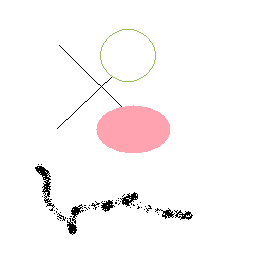
%> input picture odevzdani/skupina_Jehlicka_Chroma_Sedivy/uloha1/Image2.bmp, 256 x 256 px
$ octave jpg_compression_YGEI_U1_Chroma_Jehlicka_Sedivy.m   (GNU Octave 9; MATLAB toolbox functions it lacks are replaced by stand-ins)
%> lines starting %> are read from the running program, lines starting %| are printed output that depends on the picture; in (x1, y1, x2, y2) boxes, pixels count from 0 and x2, y2 are one past the last pixel; in counts of white or black regions, pixels touching at a corner belong together; the program's own positions count from 1
% Image JPEG Compression and Decompression
% YGEI 2023, uloha 1, Jehlicka, Chroma, Sedivy
clc
clear

%%%%%%%%%%%%%%%
compression_factor = 10;
%%%%%%%%%%%%%%%


% Load and display the input image
input_image = imread('image2.bmp');
%> input_image is the input picture: size 256x256x3 uint8; mean R, G, B 250.7, 246.9, 247.3
imshow(input_image,[0 80]);
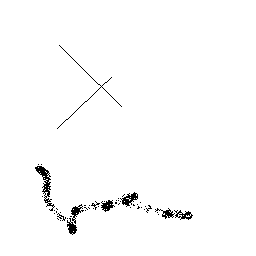
%> displayed picture: size 256x256x3, on the screen's scale of 0 to 255; 98.4% white; black in thin lines or dots, all inside (x1, y1, x2, y2) = (35, 45, 193, 235)

% Separate RGB
R = double(input_image(:,:,1));
G = double(input_image(:,:,2));
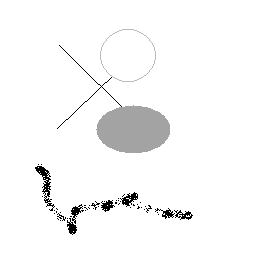
%> G: size 256x256 double; min 0, max 255, mean 246.9
B = double(input_image(:,:,3));

% Define quantization matrices for Y, CB, Cr
quantization_matrix_Y = [17 18 24 47 66 99 99 99;
                         18 21 26 66 99 99 99 99;
                         24 26 56 99 99 99 99 99;
                         47 69 99 99 99 99 99 99;
                         99 99 99 99 99 99 99 99;
                         99 99 99 99 99 99 99 99;
                         99 99 99 99 99 99 99 99;
                         99 99 99 99 99 99 99 99];

quantization_matrix_CbCr = [16 11 10 16 24 40 51 61;
                            12 12 14 19 26 58 60 55;
                            14 13 16 24 40 57 69 56;
                            14 17 22 29 51 87 80 61;
                          18 22 37 56 68 109 103 77;
                          24 35 55 64 81 104 113 92;
                        49 64 78 87 103 121 120 101;
                        72 92 95 98 112 100 103 99];

%% JPEG Compression
% Convert RGB to YCbCr
Y=0.2990*R+0.5870*G+0.1140*B;
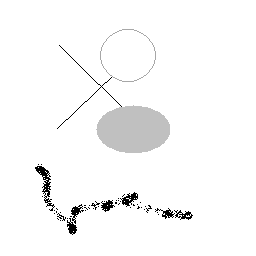
%> Y: size 256x256 double; min 0, max 255, mean 248.1
Cb=-0.1687*R-0.3313*G+0.5000*B+128;
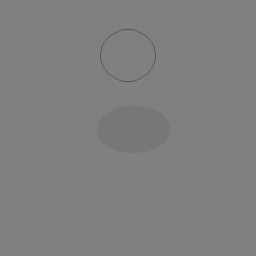
%> Cb: size 256x256 double; min 88.06, max 128, mean 127.6
Cr=0.5000*R-0.4187*G-0.0813*B+128;
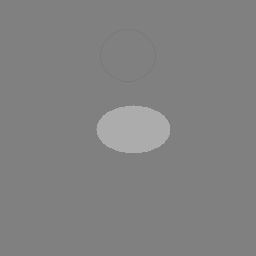
%> Cr: size 256x256 double; min 120.3, max 172.9, mean 129.9

% Initialize transformed components
[m, n] = size(R);
%> m = 256; n = 256
Y_transformed = Y;
Cb_transformed = Cb;
Cr_transformed = Cr;


%> (the run ends here)
